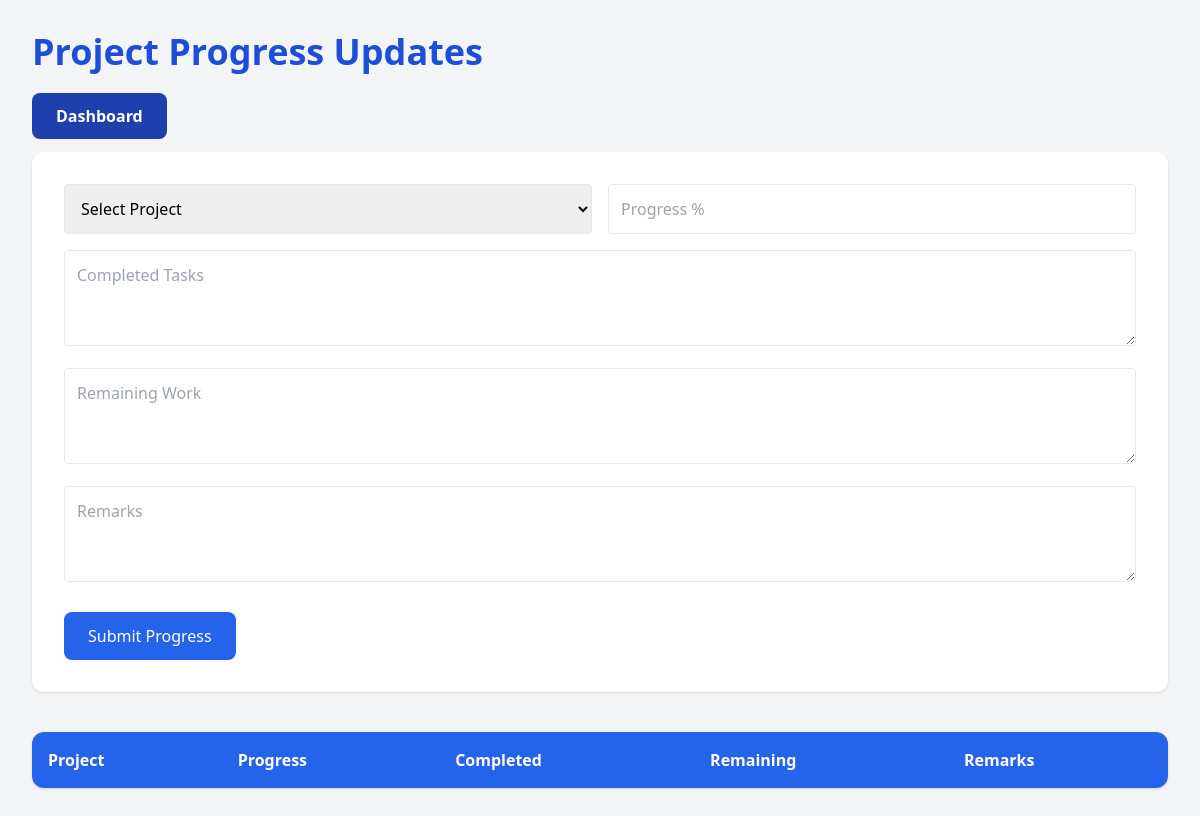
The page /project_progress (signed in) on the database as committed earlier.
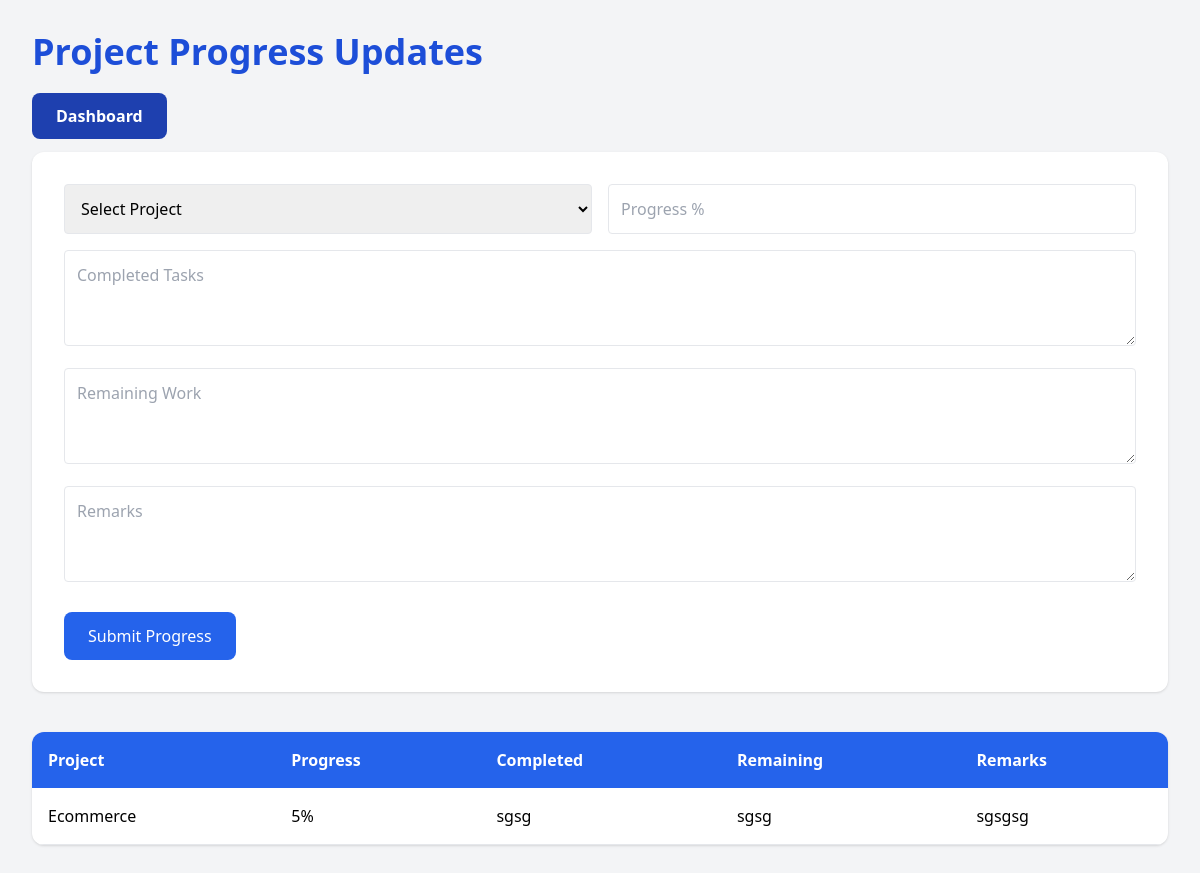
The same page on the database as committed later.
### tables this page shows
CREATE TABLE progress_updates(
    id INTEGER PRIMARY KEY AUTOINCREMENT,
    project_id INTEGER,
    user_id INTEGER,
    progress INTEGER,
    completed_tasks TEXT,
    remaining_work TEXT,
    remarks TEXT,
    update_date TIMESTAMP DEFAULT CURRENT_TIMESTAMP
);

CREATE TABLE projects(
        id INTEGER PRIMARY KEY AUTOINCREMENT,
        name TEXT,
        type TEXT,
        rate INTEGER,
        status TEXT,
        user_id INTEGER
    , created_at TIMESTAMP, deadline TEXT, description TEXT);

### app.py (the view, shortened to what this page needs)
@app.route("/project_progress", methods=["GET", "POST"])
@login_required
def project_progress():
    user_id = session["user_id"]
    conn = get_db_connection()
    projects = conn.execute(
        "SELECT id, name FROM projects WHERE user_id=? ORDER BY name",
        (user_id,)
    ).fetchall()
    updates = conn.execute("""
        SELECT progress_updates.*, projects.name as project_name
        FROM progress_updates
        JOIN projects ON progress_updates.project_id = projects.id
        WHERE progress_updates.user_id = ?
        ORDER BY progress_updates.update_date DESC
    """, (user_id,)).fetchall()
    close_db_connection(conn)
    return render_template(
        "project_progress.html",
        projects=projects,
        updates=updates
    )

### app.py (called while the page is built)
def login_required(f):
    @wraps(f)
    def decorated_function(*args, **kwargs):
        if "user_id" not in session:
            return redirect("/login")
        return f(*args, **kwargs)
    return decorated_function

### database.py (called while the page is built)
def get_db_connection():
    conn = sqlite3.connect(DATABASE_PATH)
    conn.row_factory = sqlite3.Row
    return conn

def close_db_connection(conn):
    if conn:
        conn.close()

### templates/project_progress.html (shortened to what this page needs)
<!DOCTYPE html>
<html>
<head>
    <script src="https://cdn.tailwindcss.com"></script>
</head>
<body class="bg-gray-100">
<div class="p-8">
    <h1 class="text-4xl font-bold text-blue-700 mb-8">
        Project Progress Updates
    </h1>
    <a href="/"
            class="bg-blue-800 hover:bg-blue-900 text-white px-6 py-3 rounded-lg font-semibold transition">
            Dashboard
    </a><br><br>
    <div class="bg-white p-8 rounded-xl shadow mb-10">
        <form method="POST">
            <div class="grid grid-cols-2 gap-4 mb-4">
                <select name="project_id"
                    class="border p-3 rounded w-full"
                    required>
                    <option value="">Select Project</option>
                </select>
                <input
                    type="number"
                    name="progress"
                    placeholder="Progress %"
                    class="border p-3 rounded w-full"
                    required>
            </div>
            <textarea
                name="completed_tasks"
                placeholder="Completed Tasks"
                class="border p-3 rounded w-full mb-4 h-24"
                required></textarea>
            <textarea
                name="remaining_work"
                placeholder="Remaining Work"
                class="border p-3 rounded w-full mb-4 h-24"
                required></textarea>
            <textarea
                name="remarks"
                placeholder="Remarks"
                class="border p-3 rounded w-full mb-6 h-24"></textarea>
            <button
                class="bg-blue-600 text-white px-6 py-3 rounded-lg hover:bg-blue-700">
                Submit Progress
            </button>
        </form>
    </div>
    <div class="bg-white rounded-xl shadow overflow-hidden">
        <table class="w-full">
            <tr class="bg-blue-600 text-white">
                <th class="p-4 text-left">Project</th>
                <th class="p-4 text-left">Progress</th>
                <th class="p-4 text-left">Completed</th>
                <th class="p-4 text-left">Remaining</th>
                <th class="p-4 text-left">Remarks</th>
            </tr>
            {% for update in updates %}
            <tr class="border-b">
                <td class="p-4">
                    {{ update.project_name }}
                </td>
                <td class="p-4">
                    {{ update.progress }}%
                </td>
                <td class="p-4">
                    {{ update.completed_tasks }}
                </td>
                <td class="p-4">
                    {{ update.remaining_work }}
                </td>
                <td class="p-4">
                    {{ update.remarks }}
                </td>
            </tr>
            {% endfor %}
        </table>
    </div>
</div>
</body>
</html>

Rows that differ between the two databases and show on the page:
added progress_updates: project_name "Ecommerce", progress "5", completed_tasks "sgsg", remaining_work "sgsg", remarks "sgsgsg"
